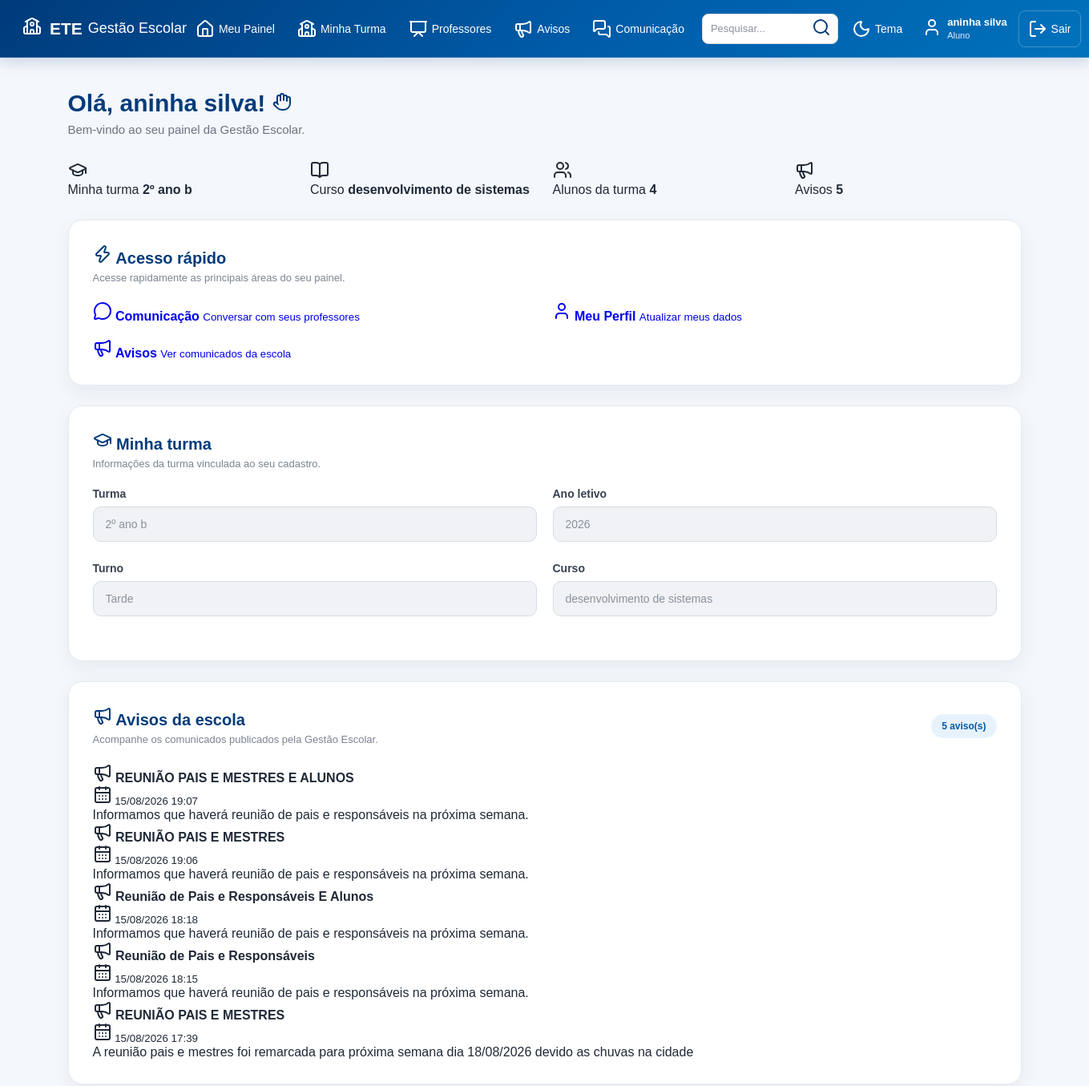
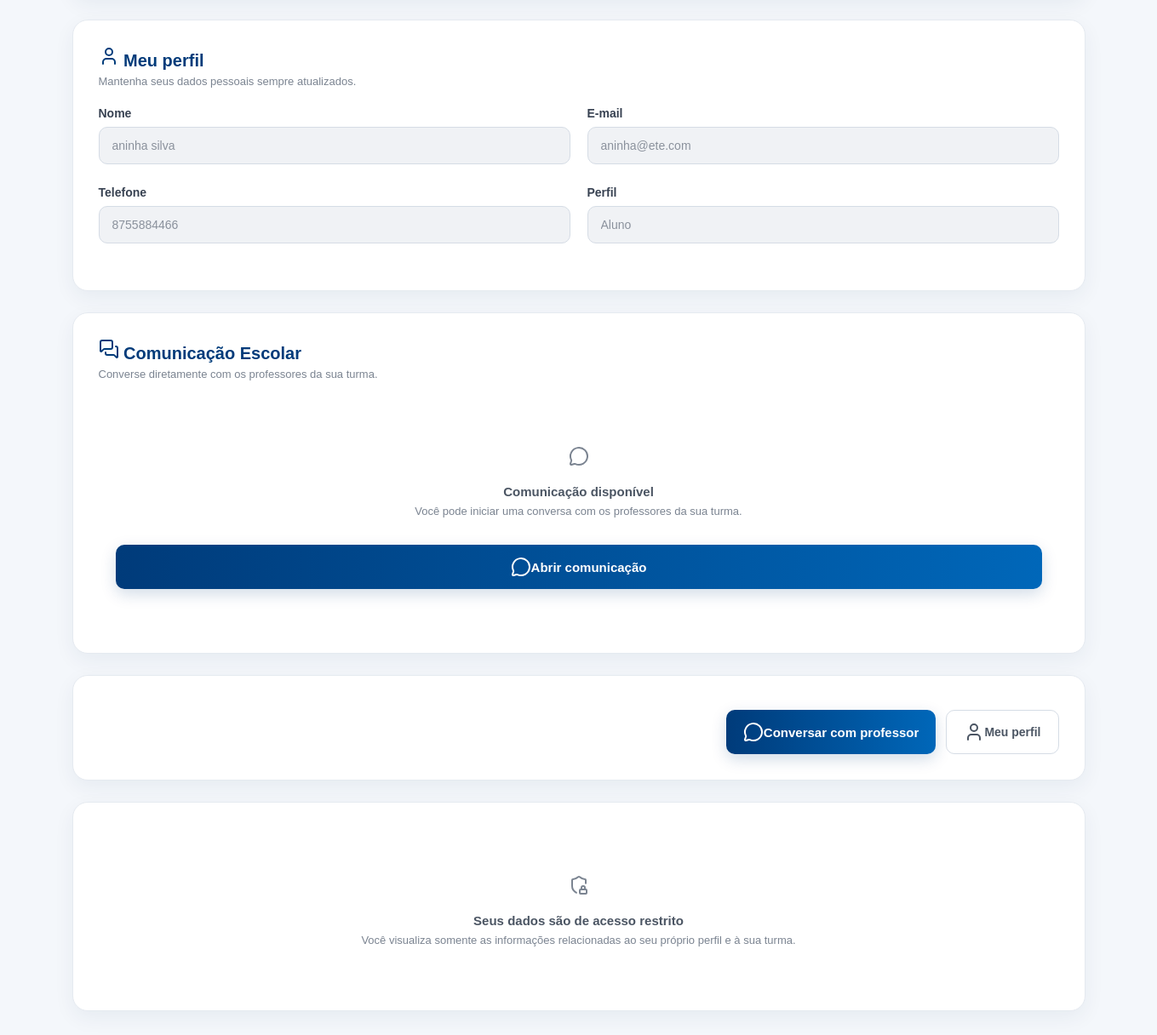
Screenshot of /aluno (signed in) with the database file from the repository (2 pictures, top to bottom).
### tables this page shows
CREATE TABLE usuarios (

            id INTEGER PRIMARY KEY AUTOINCREMENT,

            nome TEXT NOT NULL,

            email TEXT NOT NULL,

            tipo TEXT NOT NULL,

            telefone TEXT,

            turma TEXT

        , senha TEXT, primeiro_acesso INTEGER DEFAULT 0);

CREATE TABLE turmas (

            id INTEGER PRIMARY KEY AUTOINCREMENT,

            nome TEXT NOT NULL,

            ano INTEGER NOT NULL,

            turno TEXT NOT NULL,

            curso TEXT NOT NULL

        );

CREATE TABLE avisos (

            id INTEGER PRIMARY KEY AUTOINCREMENT,

            titulo TEXT NOT NULL,

            mensagem TEXT NOT NULL,

            data TEXT NOT NULL

        , destino TEXT DEFAULT 'todos', turma TEXT);

### app.py (the view, shortened to what this page needs)
@app.route("/aluno")
def aluno():
    acesso = exigir_tipo("aluno")
    if acesso:
        return acesso
    conexao = conectar()
    try:
        usuario_id = session["usuario_id"]
        aluno = conexao.execute(
            """
            SELECT *
            FROM usuarios
            WHERE id = ?
            AND tipo = 'aluno'
            """,
            (usuario_id,)
        ).fetchone()
        turma = None
        total_alunos = 0
        if aluno["turma"]:
            turma = conexao.execute(
                """
                SELECT *
                FROM turmas
                WHERE nome = ?
                """,
                (aluno["turma"],)
            ).fetchone()
            total_alunos = conexao.execute(
                """
                SELECT COUNT(*)
                FROM usuarios
                WHERE tipo = 'aluno'
                AND turma = ?
                """,
                (aluno["turma"],)
            ).fetchone()[0]
        avisos = conexao.execute(
            """
            SELECT *
            FROM avisos
            WHERE
                COALESCE(destino, 'todos') IN (
                    'todos',
                    'alunos'
                )
                OR
                (
                    destino = 'turma'
                    AND turma = ?
                )
            ORDER BY id DESC
            """,
            (aluno["turma"],)
        ).fetchall()
    finally:
        conexao.close()
    return render_template(
        "aluno.html",
        aluno=aluno,
        turma=turma,
        total_alunos=total_alunos,
        avisos=avisos,
        usuario_nome=session["usuario_nome"],
        usuario_tipo=session["usuario_tipo"]
    )

### templates/aluno.html (shortened to what this page needs)
<!DOCTYPE html>
<html lang="pt-BR">
<head>
    <link
        rel="stylesheet"
        href="{{ url_for('static', filename='style.css') }}"
    >
</head>
<body>
{% include "menu.html" %}
<main class="dashboard">
    <div class="dashboard-title">
        <h2>
            Olá, {{ aluno['nome'] }}!
            <i data-lucide="hand"></i>
        </h2>
        <p>
            Bem-vindo ao seu painel da Gestão Escolar.
        </p>
    </div>
    <section class="dashboard-cards">
        <div class="dashboard-card">
            <div class="dashboard-card-icon">
                <i data-lucide="graduation-cap"></i>
            </div>
            <div>
                <span>
                    Minha turma
                </span>
                <strong>
                    {{ aluno['turma'] or 'Não definida' }}
                </strong>
            </div>
        </div>
        <div class="dashboard-card">
            <div class="dashboard-card-icon">
                <i data-lucide="book-open"></i>
            </div>
            <div>
                <span>
                    Curso
                </span>
                <strong>
                    {% if turma %}
                        {{ turma['curso'] }}
                    {% else %}
                        Não informado
                    {% endif %}
                </strong>
            </div>
        </div>
        <div class="dashboard-card">
            <div class="dashboard-card-icon">
                <i data-lucide="users"></i>
            </div>
            <div>
                <span>
                    Alunos da turma
                </span>
                <strong>
                    {{ total_alunos }}
                </strong>
            </div>
        </div>
        <div class="dashboard-card">
            <div class="dashboard-card-icon">
                <i data-lucide="megaphone"></i>
            </div>
            <div>
                <span>
                    Avisos
                </span>
                <strong>
                    {{ avisos|length }}
                </strong>
            </div>
        </div>
    </section>
    <section class="content-card">
        <div class="section-header">
            <div>
                <h3>
                    <i data-lucide="zap"></i>
                    Acesso rápido
                </h3>
                <p>
                    Acesse rapidamente as principais
                    áreas do seu painel.
                </p>
            </div>
        </div>
        <div class="quick-actions">
            <a
                href="{{ url_for('comunicacao') }}"
                class="quick-action"
            >
                <span class="quick-action-icon">
                    <i data-lucide="message-circle"></i>
                </span>
                <strong>
                    Comunicação
                </strong>
                <small>
                    Conversar com seus professores
                </small>
            </a>
            <a
                href="{{ url_for('perfil') }}"
                class="quick-action"
            >
                <span class="quick-action-icon">
                    <i data-lucide="user"></i>
                </span>
                <strong>
                    Meu Perfil
                </strong>
                <small>
                    Atualizar meus dados
                </small>
            </a>
            <a
                href="{{ url_for('aluno_avisos') }}"
                class="quick-action"
            >
                <span class="quick-action-icon">
                    <i data-lucide="megaphone"></i>
                </span>
                <strong>
                    Avisos
                </strong>
                <small>
                    Ver comunicados da escola
                </small>
            </a>
        </div>
    </section>
    <section class="content-card">
        <div class="section-header">
            <div>
                <h3>
                    <i data-lucide="graduation-cap"></i>
                    Minha turma
                </h3>
                <p>
                    Informações da turma vinculada
                    ao seu cadastro.
                </p>
            </div>
        </div>
        {% if turma %}
            <div class="form-row">
                <div class="form-group">
                    <label>
                        Turma
                    </label>
                    <input
                        type="text"
                        value="{{ turma['nome'] }}"
                        disabled
                    >
                </div>
                <div class="form-group">
                    <label>
                        Ano letivo
                    </label>
                    <input
                        type="text"
                        value="{{ turma['ano'] }}"
                        disabled
                    >
                </div>
            </div>
            <div class="form-row">
                <div class="form-group">
                    <label>
                        Turno
                    </label>
                    <input
                        type="text"
                        value="{{ turma['turno'] }}"
                        disabled
                    >
                </div>
                <div class="form-group">
                    <label>
                        Curso
                    </label>
                    <input
                        type="text"
                        value="{{ turma['curso'] }}"
                        disabled
                    >
                </div>
            </div>
        {% endif %}
    </section>
    <section
        class="content-card"
        id="avisos"
    >
        <div class="section-header">
            <div>
                <h3>
                    <i data-lucide="megaphone"></i>
                    Avisos da escola
                </h3>
                <p>
                    Acompanhe os comunicados publicados
                    pela Gestão Escolar.
                </p>
            </div>
            <span class="total-badge">
                {{ avisos|length }} aviso(s)
            </span>
        </div>
        {% if avisos %}
            <div class="avisos-container">
                {% for aviso in avisos %}
                    <div class="aviso-card">
                        <div class="aviso-header">
                            <div>
                                <h4>
                                    <i data-lucide="megaphone"></i>
                                    {{ aviso['titulo'] }}
                                </h4>
                                <small>
                                    <i data-lucide="calendar-days"></i>
                                    {{ aviso['data'] }}
                                </small>
                            </div>
                        </div>
                        <div class="aviso-content">
                            <p>
                                {{ aviso['mensagem'] }}
                            </p>
                        </div>
                    </div>
                {% endfor %}
            </div>
        {% endif %}
    </section>
    <section class="content-card">
        <div class="section-header">
            <div>
                <h3>
                    <i data-lucide="user"></i>
                    Meu perfil
                </h3>
                <p>
                    Mantenha seus dados pessoais
                    sempre atualizados.
                </p>
            </div>
        </div>
        <div class="form-row">
            <div class="form-group">
                <label>
                    Nome
                </label>
                <input
                    type="text"
                    value="{{ aluno['nome'] }}"
                    disabled
                >
            </div>
            <div class="form-group">
                <label>
                    E-mail
                </label>
                <input
                    type="email"
                    value="{{ aluno['email'] }}"
                    disabled
                >
            </div>
        </div>
        <div class="form-row">
            <div class="form-group">
                <label>
                    Telefone
                </label>
                <input
                    type="text"
                    value="{{ aluno['telefone'] or 'Não informado' }}"
                    disabled
                >
            </div>
            <div class="form-group">
                <label>
                    Perfil
                </label>
                <input
                    type="text"
                    value="Aluno"
                    disabled
                >
            </div>
        </div>
    </section>
    <section class="content-card">
        <div class="section-header">
            <div>
                <h3>
                    <i data-lucide="messages-square"></i>
                    Comunicação Escolar
                </h3>
                <p>
                    Converse diretamente com os
                    professores da sua turma.
                </p>
            </div>
        </div>
        <div class="empty-message">
            <div class="empty-icon">
                <i data-lucide="message-circle"></i>
            </div>
            <strong>
                Comunicação disponível
            </strong>
            <span>
                Você pode iniciar uma conversa
                com os professores da sua turma.
            </span>
            <br>
            <a
                href="{{ url_for('comunicacao') }}"
                class="btn-login"
            >
                <i data-lucide="message-circle"></i>
                Abrir comunicação
            </a>
        </div>
    </section>
    <section class="content-card">
        <div class="form-buttons">
            <a
                href="{{ url_for('comunicacao') }}"
                class="btn-login"
            >
                <i data-lucide="message-circle"></i>
                Conversar com professor
            </a>
            <a
                href="{{ url_for('perfil') }}"
                class="btn-secondary"
            >
                <i data-lucide="user"></i>
                Meu perfil
            </a>
        </div>
    </section>
    <section class="content-card">
        <div class="empty-message">
            <div class="empty-icon">
                <i data-lucide="shield-lock"></i>
            </div>
            <strong>
                Seus dados são de acesso restrito
            </strong>
            <span>
                Você visualiza somente as informações
                relacionadas ao seu próprio perfil e à
                sua turma.
            </span>
        </div>
    </section>
</main>
</body>
</html>

### templates/menu.html (shortened to what this page needs)
<!DOCTYPE html>
<html lang="pt-BR">
<head>
<link
    rel="stylesheet"
    href="{{ url_for('static', filename='style.css') }}"
>
</head>
<body>
<header class="topo">
    <div class="topo-logo">
        <span class="logo-icone">
            <i data-lucide="school"></i>
        </span>
        <div class="logo-texto">
            <strong>ETE</strong>
            <span>Gestão Escolar</span>
        </div>
    </div>
    <nav class="menu-principal">
        {% if usuario_tipo == "aluno" %}
            <a
                href="{{ url_for('aluno') }}"
                class="menu-item"
            >
                <i data-lucide="house"></i>
                <span>Meu Painel</span>
            </a>
            <a
                href="{{ url_for('aluno_turma') }}"
                class="menu-item"
            >
                <i data-lucide="school"></i>
                <span>Minha Turma</span>
            </a>
            <a
                href="{{ url_for('aluno_professores') }}"
                class="menu-item"
            >
                <i data-lucide="presentation"></i>
                <span>Professores</span>
            </a>
            <a
                href="{{ url_for('aluno_avisos') }}"
                class="menu-item"
            >
                <i data-lucide="megaphone"></i>
                <span>Avisos</span>
            </a>
            <a
                href="{{ url_for('comunicacao') }}"
                class="menu-item"
            >
                <i data-lucide="messages-square"></i>
                <span>Comunicação</span>
            </a>
        {% endif %}
        <div class="menu-pesquisa">
            <input
                type="text"
                name="pesquisa"
                placeholder="Pesquisar..."
                aria-label="Pesquisar no sistema"
            >
            <button
                type="button"
                title="Pesquisa"
            >
                <i data-lucide="search"></i>
            </button>
        </div>
        <button
            type="button"
            class="menu-botao"
            title="Alterar tema"
        >
            <i data-lucide="moon"></i>
            <span>Tema</span>
        </button>
        <a
            href="{{ url_for('perfil') }}"
            class="menu-usuario"
        >
            <span class="usuario-icone">
                <i data-lucide="user"></i>
            </span>
            <span class="usuario-info">
                <strong>
                    {{ usuario_nome }}
                </strong>
                <small>
                    {{ usuario_tipo|capitalize }}
                </small>
            </span>
        </a>
        <a
            href="{{ url_for('logout') }}"
            class="menu-sair"
        >
            <i data-lucide="log-out"></i>
            <span>Sair</span>
        </a>
    </nav>
</header>
</body>
</html>

### rows the page displays
usuarios: nome "aninha silva", tipo "Aluno", turma "2º ano b", email "aninha@ete.com", telefone "8755884466"
turmas: curso "desenvolvimento de sistemas", nome "2º ano b", ano "2026", turno "Tarde"
avisos: titulo "REUNIÃO PAIS E MESTRES E ALUNOS", data "15/08/2026 19:07", mensagem "Informamos que haverá reunião de pais e responsáveis na próxima semana."
avisos: titulo "REUNIÃO PAIS E MESTRES", data "15/08/2026 19:06", mensagem "Informamos que haverá reunião de pais e responsáveis na próxima semana."
avisos: titulo "Reunião de Pais e Responsáveis E Alunos", data "15/08/2026 18:18", mensagem "Informamos que haverá reunião de pais e responsáveis na próxima semana."
avisos: titulo "Reunião de Pais e Responsáveis", data "15/08/2026 18:15", mensagem "Informamos que haverá reunião de pais e responsáveis na próxima semana."
avisos: titulo "REUNIÃO PAIS E MESTRES", data "15/08/2026 17:39", mensagem "A reunião pais e mestres foi remarcada para próxima semana dia 18/08/2026 devido as chuvas na cidade"

### other values shown
{{ total_alunos }} "4"
{{ avisos|length }} "5"
